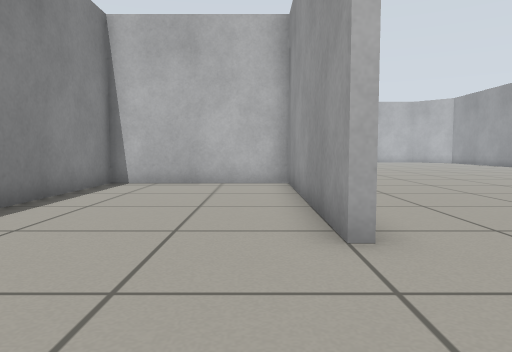
[1] (above)

18 first-person views from a walk through a Gazebo world. The camera is 0.5 m above the floor, tilts 4° down and sees 70° across. The floor is counted in squares, 0.5 m on a side. Each view is taken from the middle of a square. On the plan, view 1 faces up. The plan holds only what a view shows up to about 13 squares ahead; the rest is blank. The robots in the file are not drawn.

[2]
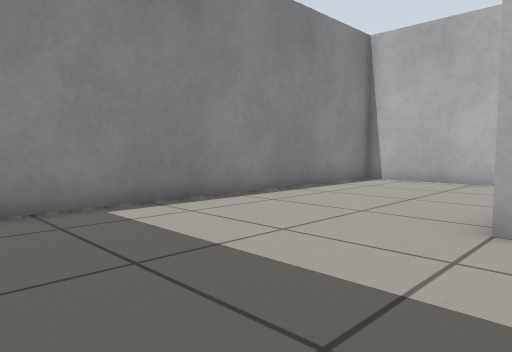

[3]
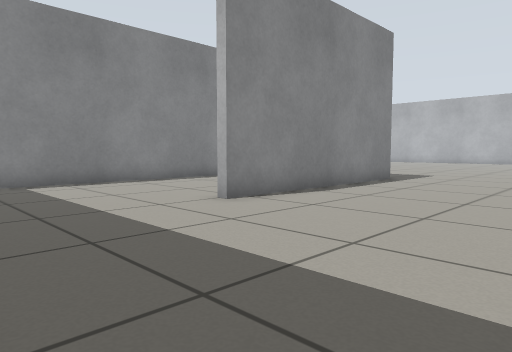

[4]
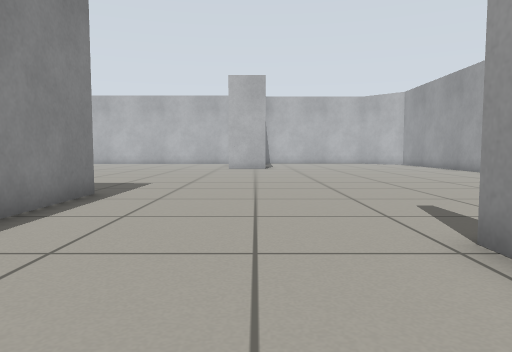

[5]
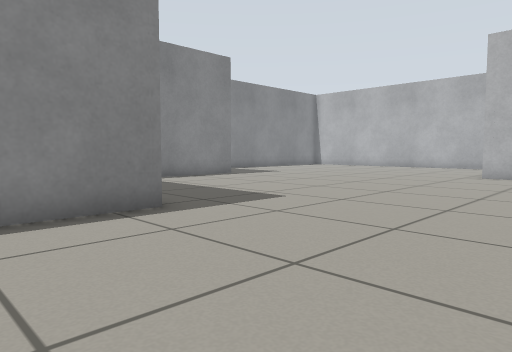

[6]
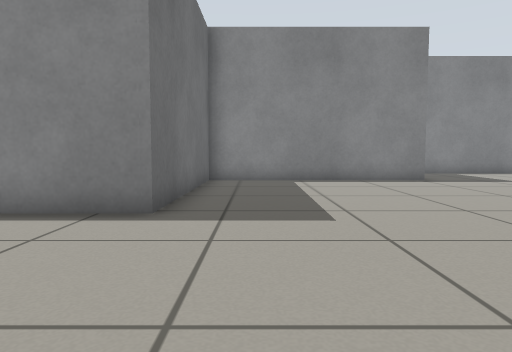

[7]
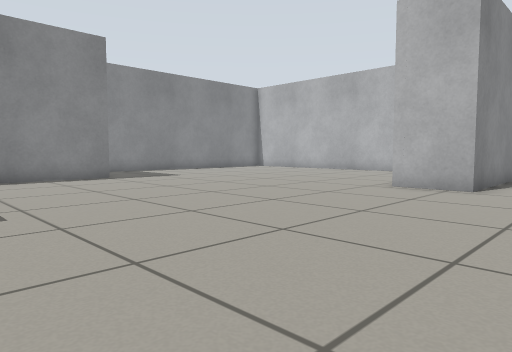

[8]
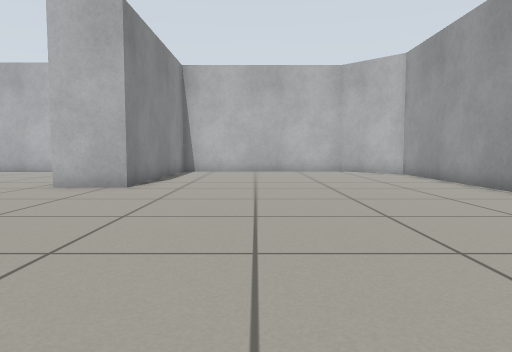

[9]
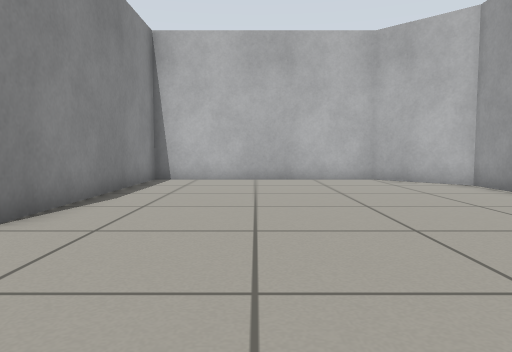

[10]
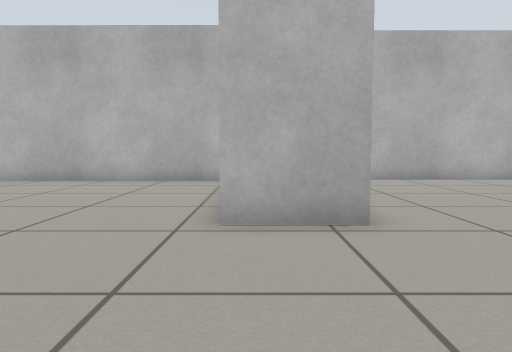

[11]
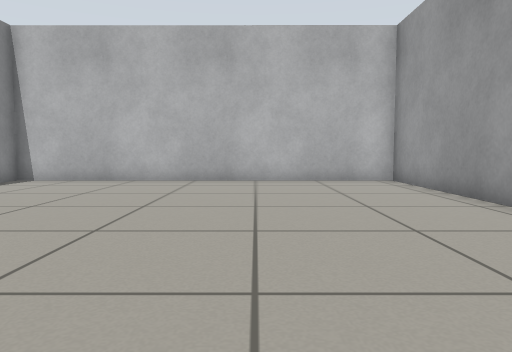

[12]
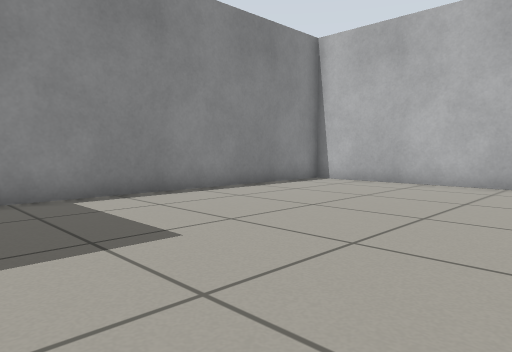

[13]
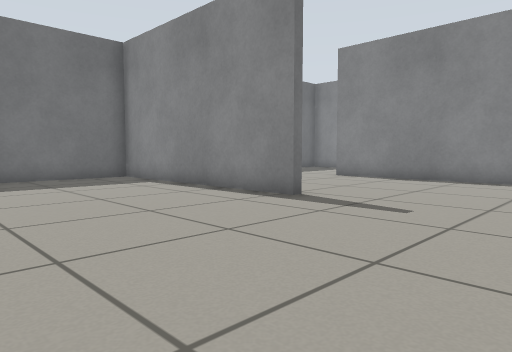

[14]
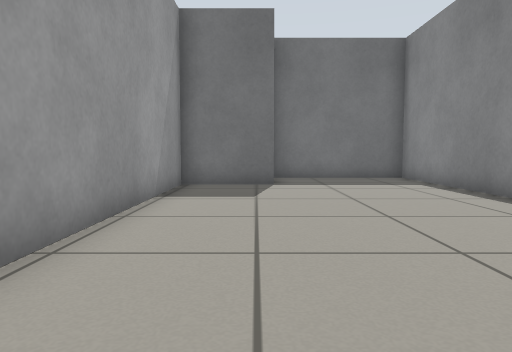

[15]
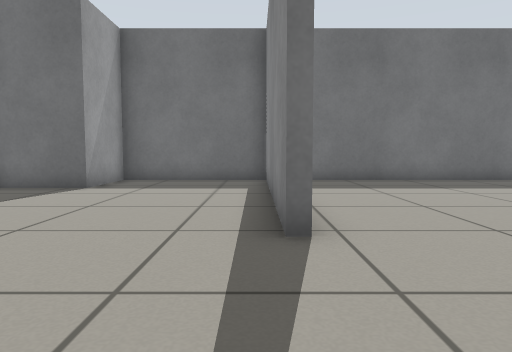

[16]
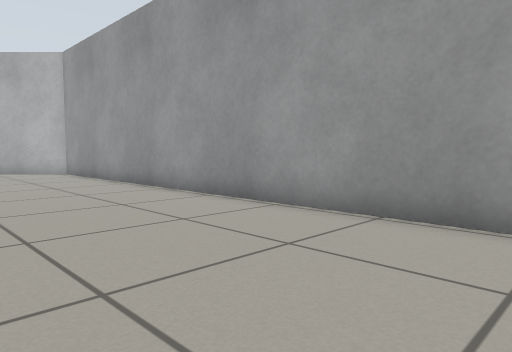

[17]
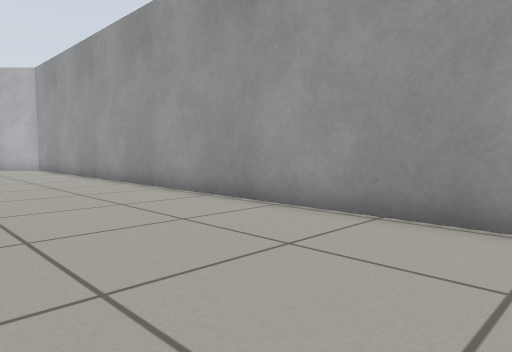

[18]
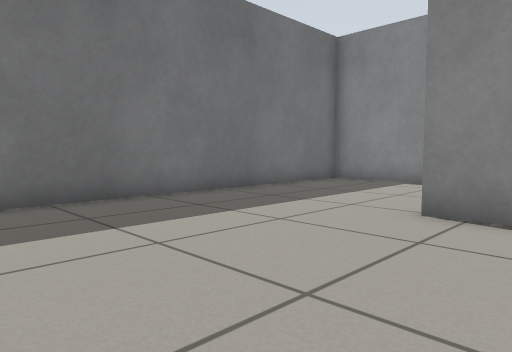

### Floor plan
Points are (right, up) in squares from view 1. A wall is a line through its corners. A room is listed if a view was taken in it or the views show most of it. See-through windows are left out.
Room 1 (view 1)
walls: (1, 3.9) (1, 11.1) (-4.4, 11.1) (-4.4, -1.3) (0.6, -1.3)
ways out: opening at (1, 1) to room 2
Room 2 (views 2, 3, 4, 5, 6, 7, 8, 9, 10, 11, 12, 13, 14, 15, 16, 17, 18)
walls: (3.5, 24.4) (3.5, 30) (-8.9, 30) (-8.9, 20.2); (7.4, 6.3) (7.4, 6.8) (7.6, 6.8) (7.6, -1.3) (12.5, -1.3) (12.5, 1.4) (15.2, 1.4) (15.2, 28.4) (13, 30.5) (5.5, 30.5) (5.5, 22.8) (3.5, 22.8); (-5.2, 18.8) (-5.2, 11.4) (1.3, 11.4) (1.3, 3.9) (1, 3.9); (0.6, -1.3) (6.1, -1.3)
ways out: opening at (1, 1) to room 1

Where each view was taken, in squares from view 1:
view 1: 0 up, 0 right, facing up
view 2: 1 down, 2 right, facing up-left
view 3: 1 down, 7 right, facing up-left
view 4: 3 up, 5 right, facing up
view 5: 8 up, 7 right, facing up-left
view 6: 13 up, 7 right, facing left
view 7: 13 up, 8 right, facing up-left
view 8: 13 up, 9 right, facing up
view 9: 18 up, 9 right, facing up
view 10: 18 up, 4 right, facing up
view 11: 18 up, 1 left, facing up
view 12: 19 up, 1 left, facing up-left
view 13: 12 up, 14 right, facing down-left
view 14: 12 up, 13 right, facing down
view 15: 11 up, 8 right, facing down
view 16: 12 up, 10 right, facing up-right
view 17: 8 up, 10 right, facing up-right
view 18: 6 up, 7 right, facing down-left
